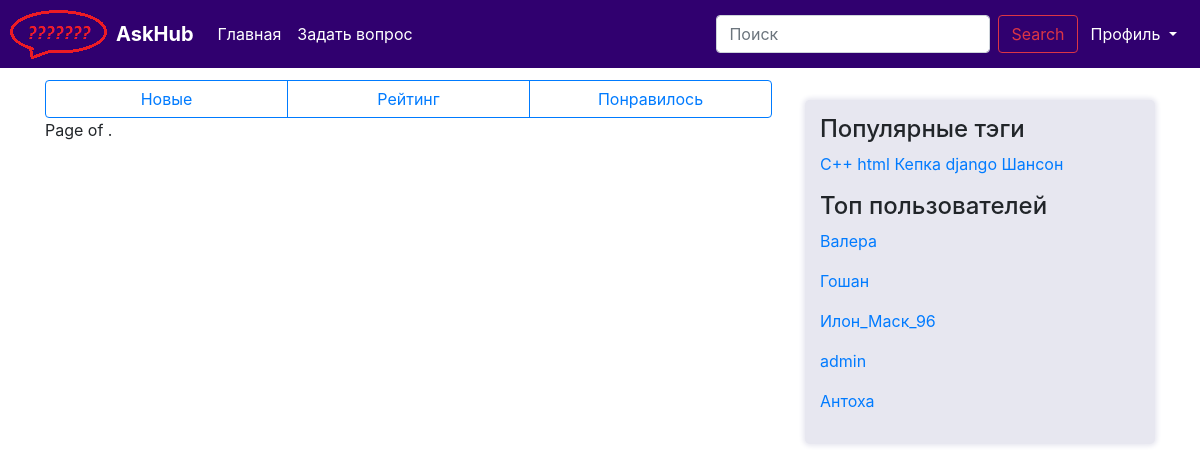
The page /tag/8 on the database as committed earlier.
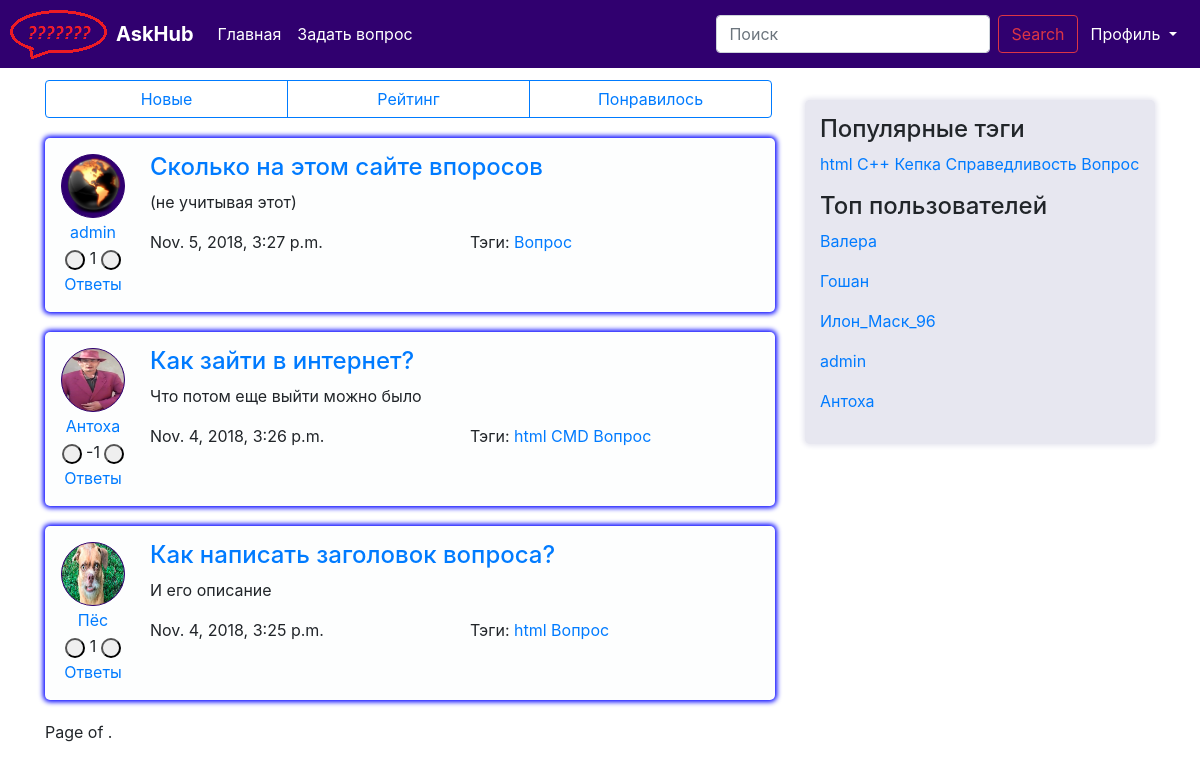
The same page on the database as committed later.
### question/models.py (models this page shows, shortened)
class Tag(models.Model):
    title = models.CharField(max_length=120, verbose_name=u"Заголовок ярлыка")
    objects = TagManager()
    def __str__(self):
        return self.title

class User(AbstractUser):
    upload = models.ImageField(upload_to='uploads/%Y/%m/%d/')
    registration_date = models.DateTimeField(default=timezone.now, verbose_name="Дата решистрации")
    rating = models.IntegerField(default=0, verbose_name="Рейтинг пользователя")
    objects = UserManager()
    def __str__(self):
        return self.username

class Question(models.Model):
    author = models.ForeignKey(User, on_delete=models.CASCADE)
    title = models.CharField(max_length=120, verbose_name=u"Заголовок вопроса")
    text = models.TextField(verbose_name=u"Полное описание вопроса")
    create_date = models.DateTimeField(default=datetime.now, verbose_name=u"Время создания вопроса")
    is_active = models.BooleanField(default=True, verbose_name=u"Доступность вопроса")
    tags = models.ManyToManyField(Tag, blank=True)
    rating = models.IntegerField(default=0, null=False, verbose_name="Рейтинг вопроса")
    objects = QuestionManager()
    class Meta:
        ordering = ['-create_date']

### question/views.py (the view)
# urls.py: path('tag/<int:id>', views.tag, name='tag'),
def tag(request, id):
    return render(request, 'question/index.html', {
            'questions': paginate(request, Question.objects.get_by_tag(tag_id=id)),
            'tags' : paginate(request, Tag.objects.hottest()),
            'users' : paginate(request, User.objects.by_rating()),
    })

### question/managers.py (called while the page is built)
    def get_by_tag(self, tag_id):
        return self.all().filter(tags__id=tag_id)

    def hottest(self):
        return self.annotate(question_count=Count('question')).order_by('-question_count')

    def by_rating(self):
        return self.order_by('-rating')

### question/views.py (called while the page is built)
def paginate(request, objects_list):
    paginator = Paginator(objects_list, 5)
    page = request.GET.get('page')
    try:
        objects = paginator.page(page)
    except PageNotAnInteger:
        objects = paginator.page(1)
    except EmptyPage:
        objects = paginator.page(paginator.num_pages)
    return objects

### question/templates/question/index.html
{% extends "question/base.html" %}
{% load static %}
{% block content %}
    <div class="btn-group" role="group" aria-label="Basic example">
        <a href="{% url 'new' %}" class="btn btn-outline-primary" style="width:243px">Новые</a>
        <a href="{% url 'top' %}" class="btn btn-outline-primary" style="width:243px">Рейтинг</a>
        <a href="{% url 'top' %}" class="btn btn-outline-primary" style="width:243px">Понравилось</a>
    </div>
    {% for q in questions %}
    <div class="media question_item">
        <div class="media-left mr-4">
            <table >
                <tr>
                    <td align="center">
                        <img class="ava" src="{{ MEDIA_URL }}{{ q.author.upload }}" alt="{% static 'img/ld2.png' %}">
                    </td>
                </tr>
                <tr>
                    <td align="center">
                        <a href="{% url 'user' id=q.author.id %}">{{ q.author }}</a>
                    </td>
                </tr>
                <tr>
                    <td align="center">
                        <span>
                            <button type="button" class="my_btn2"></button>
                            <a>{{ q.rating }}</a>
                            <button type="button" class="my_btn1"></button>
                        </span>
                    </td>
                </tr>
                <tr>
                    <td align="center">
                        <a href="{% url 'question' id=q.id %}">Ответы {{ Answer.objects.get_len }}</a>
                    </td>
                </tr>
            </table>
        </div>
        <div class="media-body">
            <a href="{% url 'question' id=q.id %}">
                <h4>{{ q.title }}</h4>
            </a>
            <p>{{ q.text }}</p>
            <div class="row">
                <div class="col">
                    {{ q.create_date }}
                </div>
                <div class="col">
                    Тэги:
                    {% for qt in q.tags.all %}
                        <a href="">{{ qt }}</a>
                    {% endfor %}
                    </div>
            </div>
        </div>
    </div>
    {% endfor %}
    {% block paginator %}
        {% include "question/paginator.html" %}
    {% endblock %}
{% endblock %}

### question/templates/question/sidebar.html
{% load static %}
{% block sidebar %}
    <div class="sidebar">
        <h4>Популярные тэги</h4>
        {% for t in tags %}
            <a href="{% url 'tag' id=t.id %}">{{ t.title }}</a>
        {% endfor %}
        <p>
        <h4>Топ пользователей</h4>
            {% for user in users %}
                <p><a href="{% url 'user' id=user.id %}">{{ user }}</a></p>
            {% endfor %}
        </p>
    </div>
{% endblock %}

Rows that differ between the two databases and show on the page:
no longer on this page (row unchanged): Tag: title "django", shown under "Популярные тэги"
no longer on this page (row unchanged): Tag: title "Шансон", shown under "Популярные тэги"
added Question: author.upload (picture), author "admin", rating "1", title "Сколько на этом сайте впоросов", text "(не учитывая этот)", create_date "Nov. 5, 2018, 3:27 p.m."
added Tag: title "Вопрос"
added Question: author.upload (picture), author "Антоха", rating "-1", title "Как зайти в интернет?", text "Что потом еще выйти можно было", create_date "Nov. 4, 2018, 3:26 p.m.", Tag (title "html")
shown differently, row unchanged: Tag "html": moves up the list
now on this page (row unchanged): Tag: title "CMD", shown under "Антоха"
added Question: author.upload (picture), author "Пёс", rating "1", title "Как написать заголовок вопроса?", text "И его описание", create_date "Nov. 4, 2018, 3:25 p.m.", Tag (title "html")
now on this page (row unchanged): Tag: title "Справедливость", shown under "Популярные тэги"
